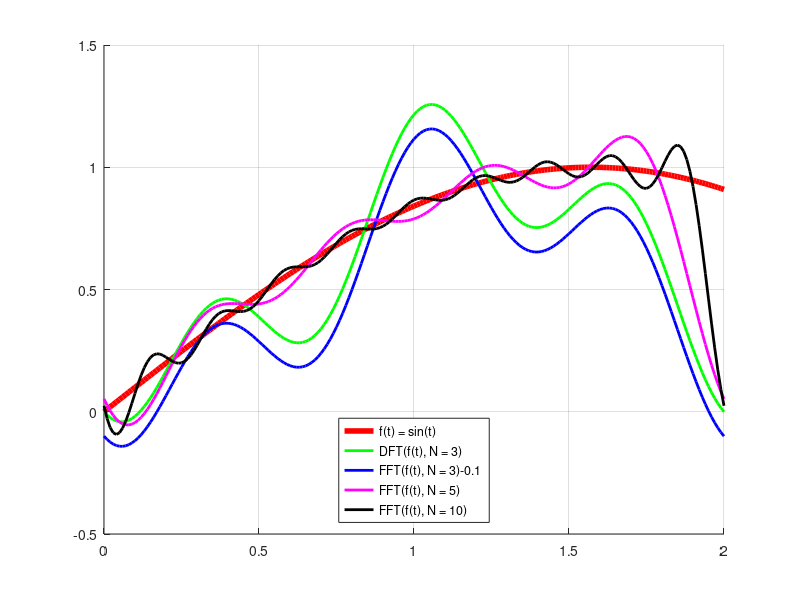
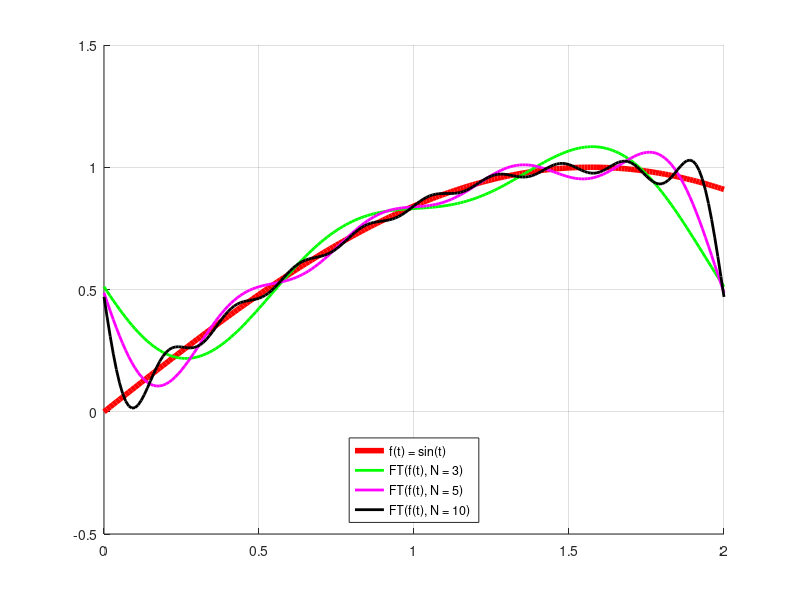

Write the MATLAB code that produced these figures, in order.

% sprawdza względną równość skalarów z relatywną tolerancją 0.1%
almost = @(a,b) abs(a - b) < 0.001 * min(abs(a), abs(b));



% funkcja którą będziemy reprezentować w postaci dyskretnego szeregu Furier'a
f = @(t) sin(t);
% fragment tej funkcji będzie powielany, wybieramy zakres powielania (od 0 do Tf)
Tf = 2;
% funkcje bazowe Furier'a są typu t->sin(k*t) i t->cos(k*t)
% największym ich okresem będzie okres dla t->sin(t) i t->cos(t), który wynosi:
Tsin = 2*pi;

% funkcje bazowe należy przeskalować do okresu funkcji reprezentowanej,
% będzie tak jeżeli przemnożymy argumenty każdej funkcji bazowej przez liczbę:
S = Tsin/Tf;
% wybieramy na ile części dzielimy okres reprezentowanej funkcji:
N = 5;
% z powyższych parametrów ustalamy dyskretny przyrost czasu
deltat = Tf/N;
% w ten sposób momenty próbkowania będą następujące:
dts = 0: deltat : Tf-deltat;


% Zapiszmy funkcje bazowe w postaci wektorów:
% (Furier Discrete Bases for T = [0, 2])

dec0 = (dts * 0) + 1;
des0 = (dts * 0);
dec1 = cos(S*dts*1);
des1 = sin(S*dts*1);
dec2 = cos(S*dts*2);
des2 = sin(S*dts*2);
dec3 = cos(S*dts*3);
des3 = sin(S*dts*3);
dec4 = cos(S*dts*4);
des4 = sin(S*dts*4);

fdts = f(dts);


% Przechodząc do reprezentacji wektorowej, operacje na wektorach takie jak
% sumowanie czy całkowanie sprowadzają się do iloczynów skalarnych,
% gdzie przyrosty Tf/N zostały zamienione na 1.
% Np. <e1(t)|e1(t)> = Tf/2, natomiast dla wektorów <e1|e1> = N/2
% Czyli aby uzyskać wynik kompatybilny z dyskretnymi funkcjami bazowymi 
% (w formie schodkowej) należy wynik wektorowy wymnożyć przez /N * Tf .

trueIs1False0 = almost(dec1 * dec1',N/2)
dec1_dec1 = dec1 * dec1' % /N * Tf
dec1_dec2 = dec1 * dec2'
dec1_dec3 = dec1 * dec3'
dec1_dec4 = dec1 * dec4'



% Dyskretna transformacja - współczynniki:

As = [fdts*dec0', fdts*dec1', fdts*dec2', fdts*dec3', fdts*dec4']  /N * Tf
Bs = [fdts*des0', fdts*des1', fdts*des2', fdts*des3', fdts*des4']  /N * Tf
As(1) = As(1)/Tf
Bs(1) = 0

% Mając współczynniki, wyraźmy f w postaci szeregu Fourier'a

discrToCont = @(dt, fdts) @(t) fdts(floor(t/dt)+1);

ec0 = @(t) (t * 0) + 1;
es0 = @(t) (t * 0);
ec1 = @(t) cos(S*t*1);
es1 = @(t) sin(S*t*1);
ec2 = @(t) cos(S*t*2);
es2 = @(t) sin(S*t*2);
ec3 = @(t) cos(S*t*3);
es3 = @(t) sin(S*t*3);
ec4 = @(t) cos(S*t*4);
es4 = @(t) sin(S*t*4);



Fcos = @(t) As(1)*ec0(t) + As(2)*ec1(t) + As(3)*ec3(t);
Fsin = @(t) Bs(1)*es0(t) +Bs(2)*es1(t) + Bs(3)*es3(t);
F = @(t) Fcos(t) + Fsin(t);

ts = 0:0.01:2;


figure;
hold 'on';
grid 'on';
p0 = plot(ts, f(ts), 'linewidth', 4, 'linestyle', '-', 'color', 'red');
p1 = plot(ts, F(ts), 'linewidth', 2, 'linestyle', '-', 'color', 'green');

Cs = fft(fdts);
real(Cs(1))
As = real(Cs) /N * Tf;
As(1) = As(1)/2;
Bs = -imag(Cs) /N * Tf;

Fcos = @(t) As(1)*ec0(t) + As(2)*ec1(t) + As(3)*ec3(t);
Fsin = @(t) Bs(1)*es0(t) +Bs(2)*es1(t) + Bs(3)*es3(t);
F = @(t) Fcos(t) + Fsin(t);
p2 = plot(ts, F(ts) - 0.1, 'linewidth', 2, 'linestyle', '-', 'color', 'blue');



function res = furierize(Tf, Fs, t)
  N = length(Fs);
  N2 = ceil(N/2);
  res = real(Fs(1))/N*Tf/2;
  for i = 1:N2-1
    res = res + real(Fs(i+1))/N*Tf*cos(2*pi/Tf*t*i) - imag(Fs(i+1))/N*Tf*sin(2*pi/Tf*t*i);
  end
  res;
endfunction


Fs = fft(sin(0: Tf/10: Tf - Tf/10));
FFFs = furierize(Tf, Fs, 0:0.01:2);
p3 = plot(0:0.01:2, FFFs, 'linewidth', 2, 'linestyle', '-', 'color', 'magenta');

Fs = fft(sin(0: Tf/20: Tf - Tf/20));
FFFs = furierize(Tf, Fs, 0:0.01:2);
p4 = plot(0:0.01:2, FFFs, 'linewidth', 2, 'linestyle', '-', 'color', 'black');






legend([p0,p1,p2,p3,p4], 
'f(t) = sin(t)', 
'DFT(f(t), N = 3)', 
'FFT(f(t), N = 3)-0.1',
'FFT(f(t), N = 5)',
'FFT(f(t), N = 10)',
'location', 'south');

ylim([-0.5 1.5]);

print -dsvg DFTs.svg; %%% zapisanie okna do pliku










function [As, Bs] = furierSerieCoeff(Tf, f, N)
  As = zeros(1,N);
  Bs = zeros(1,N);
  res = 0;
  for n = 1 : N
    As(1,n) = quad(@(t) f(t)*cos(2*pi/Tf*t*(n-1)), 0, Tf);
    Bs(1,n) = quad(@(t) f(t)*sin(2*pi/Tf*t*(n-1)), 0, Tf);
  end
  As(1,1) = As(1,1)/2;
endfunction

function res = furierSerie(As, Bs, Tf, t)
  N = length(As);
  res = 0;
  for n = 1 : N
    res = res + As(1,n) * cos(2*pi/Tf*t*(n-1)) + Bs(1,n) * sin(2*pi/Tf*t*(n-1));
  end
  res;
endfunction



figure;
hold 'on';
grid 'on';
p0 = plot(ts, f(ts), 'linewidth', 4, 'linestyle', '-', 'color', 'red');

[As, Bs] = furierSerieCoeff(Tf, f, 3)
fs3 = @(t) furierSerie(As, Bs, Tf, t);
p1 = plot(0:0.01:2, fs3(0:0.01:2), 'linewidth', 2, 'linestyle', '-', 'color', 'green');

[As, Bs] = furierSerieCoeff(Tf, f, 5);
fs5 = @(t) furierSerie(As, Bs, Tf, t);
p2 = plot(0:0.01:2, fs5(0:0.01:2), 'linewidth', 2, 'linestyle', '-', 'color', 'magenta');

[As, Bs] = furierSerieCoeff(Tf, f, 10);
fs10 = @(t) furierSerie(As, Bs, Tf, t);
p3 = plot(0:0.01:2, fs10(0:0.01:2), 'linewidth', 2, 'linestyle', '-', 'color', 'black');

%[As, Bs] = furierSerieCoeff(Tf, f, 49);
%fs49 = @(t) furierSerie(As, Bs, Tf, t);
%p4 = plot(0:0.01:2, fs49(0:0.01:2), 'linewidth', 2, 'linestyle', '-', 'color', 'black');


legend([p0,p1,p2,p3], 
'f(t) = sin(t)', 
'FT(f(t), N = 3)', 
'FT(f(t), N = 5)',
'FT(f(t), N = 10)',
'location', 'south');
ylim([-0.5 1.5]);

print -dsvg FTs.svg; %%% zapisanie okna do pliku